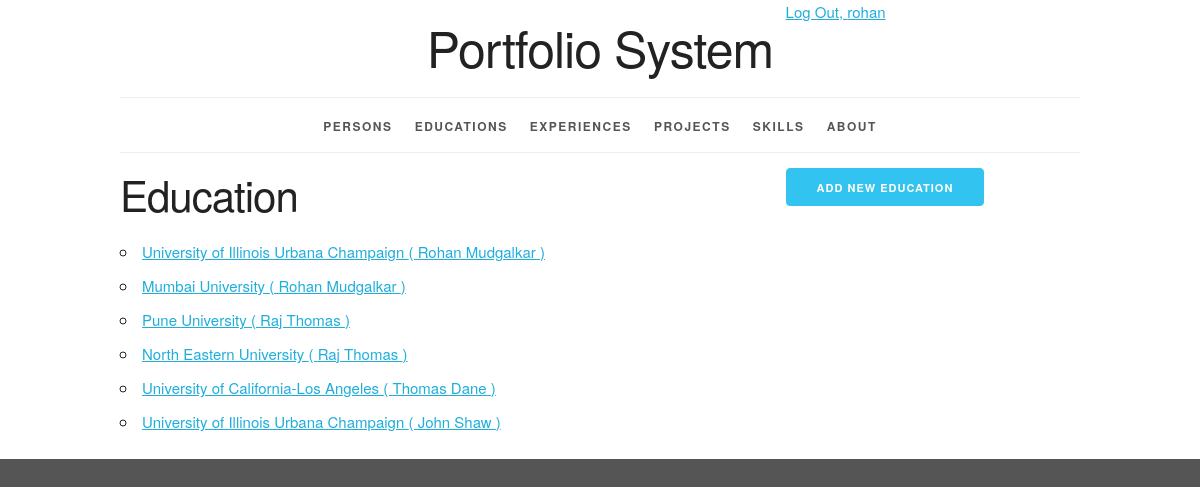
/education/ (signed in), run on the app's committed database.
### myportfolio/models.py (models this page shows, shortened)
class Education(models.Model):
    education_id = models.AutoField(primary_key=True)
    school = models.ForeignKey(School, related_name='schools', on_delete=models.PROTECT)
    degree_name = models.CharField(max_length=50)
    start_date = models.DateField()
    end_date = models.DateField(blank=True, null=True)
    gpa = models.CharField(max_length=10)
    person_id = models.ForeignKey(Person, related_name='education', on_delete=models.PROTECT)
    def __str__(self):
        return '%s' % self.school
    def get_absolute_url(self):
        return reverse('myportfolio_education_detail_urlpattern',
                       kwargs={'pk': self.pk}
                       )
    class Meta:
        verbose_name = "Education"
        verbose_name_plural = "Education"
        constraints = [
            UniqueConstraint(fields=['school', 'degree_name', 'person_id'], name='unique_school')
        ]

class School(models.Model):
    school_id = models.AutoField(primary_key=True)
    school = models.CharField(max_length=100)
    def __str__(self):
        return '%s' % self.school
    class Meta:
        verbose_name = "School"
        verbose_name_plural = "Schools"
        constraints = [
            UniqueConstraint(fields=['school'], name='unique_schools')
        ]

class Person(models.Model):
    person_id = models.AutoField(primary_key=True)
    first_name = models.CharField(max_length=50)
    last_name = models.CharField(max_length=50)
    disambiguator = models.CharField(max_length=50, blank=True, default='')
    phone_no = models.CharField(max_length=15)
    email_id = models.CharField(max_length=45)
    description = models.TextField()
    def __str__(self):
        result = ''
        if self.disambiguator == '':
            result = '%s %s' % (self.first_name, self.last_name)
        else:
            result = '%s %s (%s)' % (self.first_name, self.last_name, self.disambiguator)
        return result
    class Meta:
        verbose_name = "Person"
        verbose_name_plural = "Persons"
        constraints = [
            UniqueConstraint(fields=['first_name', 'last_name', 'disambiguator'], name='unique_person')
        ]

### myportfolio/views.py (the view)
class EducationList(LoginRequiredMixin, PermissionRequiredMixin, ListView):
    model = Education
    permission_required = 'myportfolio.view_education'

### myportfolio/templates/myportfolio/education_list.html (shortened to what this page needs)
{% extends 'myportfolio/base.html' %}
{% block create_button %}
{% if perms.myportfolio.add_education %}
    <a href="{% url 'myportfolio_education_create_urlpattern'  %}"
        class = "button button-primary">
        Add new education
    </a>
    {% endif %}
{% endblock %}
{% block org_content %}
 <h2>Education</h2>
    <ul>
        {% for education in education_list %}
            <li>
                <a href="{{ education.get_absolute_url }}">{{ education }} ( {{ education.person_id }} )</a>
            </li>
        {% empty %}
        <li><em>There is no education available. </em></li>
        {% endfor %}
    </ul>
{%  endblock %}

### myportfolio/templates/myportfolio/base.html (shortened to what this page needs)
{% load static %}
<!DOCTYPE html>
<html lang="en">
<head>
    <link rel="stylesheet" type="text/css"
          href="{% static 'myportfolio/normalize.css' %}">
    <link rel="stylesheet" type="text/css"
          href="{% static 'myportfolio/skeleton.css' %}">
    <link rel="stylesheet" type="text/css"
          href="{% static 'myportfolio/style.css' %}">
</head>
<body>
<div class="container">
    <div class="status row">
        <div class="offset-by-eight four columns">
            <ul class="inline">
                {% if user.is_authenticated %}
                    <li><a href="{% url 'logout_urlpattern' %}">
                        Log Out, {{ user.get_username }}</a></li>
                {% else %}
                    <li><a href="{% url 'login_urlpattern' %}">
                        Log In</a></li>
                {% endif %}
            </ul>
        </div>
    </div>
    <header class="row">
        <div class="offset-by-one ten columns">
            <h1>Portfolio System</h1>
        </div>
    </header>
    <nav>
        <ul>
            {% if perms.myportfolio.view_person %}
            <li>
                <a href="{% url 'myportfolio_person_list_urlpattern'  %}">
                    Persons</a></li>
            {% endif %}
            {% if perms.myportfolio.view_education %}
            <li>
                <a href="{% url 'myportfolio_education_list_urlpattern'  %}">
                    Educations</a></li>
            {% endif %}
            {% if perms.myportfolio.view_experience %}
            <li>
                <a href="{% url 'myportfolio_experience_list_urlpattern'  %}">
                    Experiences</a></li>
            {% endif %}
            {% if perms.myportfolio.view_project %}
            <li>
                <a href="{% url 'myportfolio_project_list_urlpattern'  %}">
                    Projects</a></li>
            {% endif %}
            {% if perms.myportfolio.view_skill %}
            <li>
                <a href="{% url 'myportfolio_skill_list_urlpattern'  %}">
                    Skills</a></li>
            {% endif %}
            <li>
                <a href="{% url 'about_urlpattern'  %}">
                    About</a></li>
        </ul>
    </nav>
    <main>
        {% block content %}
            <div class="row">
                <section class="eight columns">
                    {% block org_content %}{% endblock %}
                </section>
                <section class="desktop four columns">
                    {% block create_button %}{% endblock %}
                </section>
            </div>
        {% endblock %}
    </main>
</div>
</body>
</html>

### myportfolio/static/myportfolio/skeleton.css (style rules this page uses)
.container { position: relative; width: 100%; max-width: 960px; margin: 0 auto; padding: 0 20px; box-sizing: border-box; }
.column, .columns { width: 100%; float: left; box-sizing: border-box; }
@media (min-width: 400px) { .container { width: 85%; padding: 0; } }
@media (min-width: 550px) { .container { width: 80%; } }
@media (min-width: 550px) { .column, .columns { margin-left: 4%; } }
@media (min-width: 550px) { .column:first-child, .columns:first-child { margin-left: 0; } }
@media (min-width: 550px) { .four.columns { width: 30.6666666667%; } }
@media (min-width: 550px) { .eight.columns { width: 65.3333333333%; } }
@media (min-width: 550px) { .ten.columns { width: 82.6666666667%; } }
@media (min-width: 550px) { .offset-by-one.column, .offset-by-one.columns { margin-left: 8.66666666667%; } }
@media (min-width: 550px) { .offset-by-eight.column, .offset-by-eight.columns { margin-left: 69.3333333333%; } }
html { font-size: 62.5%; }
body { font-size: 1.5em; line-height: 1.6; font-weight: 400; font-family: "Raleway", "HelveticaNeue", "Helvetica Neue", Helvetica, Arial, sans-serif; color: #222; }
h1, h2, h3, h4, h5, h6 { margin-top: 0; margin-bottom: 2rem; font-weight: 300; }
h1 { font-size: 4.0rem; line-height: 1.2; letter-spacing: -.1rem; }
h2 { font-size: 3.6rem; line-height: 1.25; letter-spacing: -.1rem; }
@media (min-width: 550px) { h1 { font-size: 5.0rem; } }
@media (min-width: 550px) { h2 { font-size: 4.2rem; } }
a { color: #1EAEDB; }
.button, button, input[type="submit"], input[type="reset"], input[type="button"] { display: inline-block; height: 38px; padding: 0 30px; color: #555; text-align: center; font-size: 11px; font-weight: 600; line-height: 38px; letter-spacing: .1rem; text-transform: uppercase; text-decoration: none; white-space: nowrap; background-color: transparent; border-radius: 4px; border: 1px solid #bbb; cursor: pointer; box-sizing: border-box; }
.button.button-primary, button.button-primary, input[type="submit"].button-primary, input[type="reset"].button-primary, input[type="button"].button-primary { color: #FFF; background-color: #33C3F0; border-color: #33C3F0; }
ul { list-style: circle inside; }
ol, ul { padding-left: 0; margin-top: 0; }
li { margin-bottom: 1rem; }
button, .button { margin-bottom: 1rem; }
pre, blockquote, dl, figure, table, p, ul, ol, form { margin-bottom: 2.5rem; }
.container:after, .row:after, .u-cf { content: ""; display: table; clear: both; }

### myportfolio/static/myportfolio/style.css (style rules this page uses)
.desktop { display: none; }
@media (min-width: 550px) { .desktop { display: block; } }
html { height: 100%; background-color: #555; }
body { background-color: white; }
body>div>header { text-align: center;; }
header h1 { display: inline-block; font-weight: normal; font-style: normal; width: 100%; margin-top: 0; padding-top: 0; }
nav { border-top: 1px solid #eee; width: 100%; border-bottom: 1px solid #eee; margin: 0 0 1em; padding: 0; }
nav ul { margin: 0; padding: 1em 0; list-style-type: none; text-align: center; }
nav ul li { display: inline; padding: 0; margin: 0 0.25em; font-weight: 600; text-transform: uppercase; text-align: center; font-size: 1rem; letter-spacing: .10rem; }
@media (min-width: 400px) { nav ul li { letter-spacing: .15rem; font-size: 1.2rem; margin: 0 0.5em; } }
@media (min-width: 550px) { nav ul li { margin: 0 0.75em; } }
nav ul li a { color: #555; text-decoration: none; background-color: transparent; cursor: pointer; }
.inline { list-style-type: none; padding: 0; margin: 0 0 -0.5em; }
.inline li { display: inline; }

### data on the page
Education: school.school "University of Illinois Urbana Champaign", person_id "Rohan Mudgalkar"
Education: school.school "Mumbai University", person_id "Rohan Mudgalkar"
Education: school.school "Pune University", person_id "Raj Thomas"
Education: school.school "North Eastern University", person_id "Raj Thomas"
Education: school.school "University of California-Los Angeles", person_id "Thomas Dane"
Education: school.school "University of Illinois Urbana Champaign", person_id "John Shaw"

### other printed values
{{ user.get_username }} "rohan"
